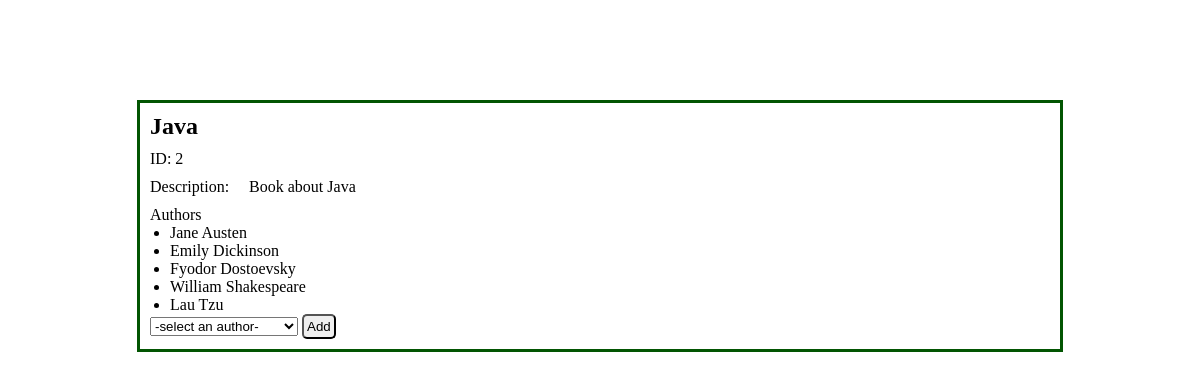
The page /books/2 on the database its author committed.
### books_authors_app/models.py (models this page shows)
class Book(models.Model):
    title = models.CharField(max_length=255)
    desc = models.TextField()
    created_at = models.DateTimeField(auto_now_add=True)
    updated_at = models.DateTimeField(auto_now=True)

class Author(models.Model):
    first_name = models.CharField(max_length=45)
    last_name = models.CharField(max_length=45)
    notes = models.TextField()
    books = models.ManyToManyField(Book, related_name="authors")
    created_at = models.DateTimeField(auto_now_add=True)
    updated_at = models.DateTimeField(auto_now=True)

### books_authors_app/views.py (the view)
# urls.py: path('books/<int:book_id>', views.view_book),
def view_book(request, book_id):
    context = {
        "this_book": Book.objects.get(id = book_id),
        "all_the_authors": Author.objects.all()
    }
    return render(request, "view_book.html", context)

### books_authors_app/templates/view_book.html (shortened to what this page needs)
<!DOCTYPE html>
<html lang="en">
    <head>
        {% load static %}
        <link rel="stylesheet" href="{% static 'css/view_book.css' %}">
    </head>
    <body>
        <div id="wrapper">
            <h2>{{this_book.title}}</h2>
            <p id="id">ID: {{this_book.id}}</p>
            <div id="desc">
                <p>Description:</p>
                <p id="book_desc">{{this_book.desc}}</p>
            </div>
            <p>Authors</p>
            <ul>
                {% for author in this_book.authors.all %}
                <li>{{author.first_name}} {{author.last_name}}</li>
                {% endfor %}
            </ul>
            <form action="/add_author" method="POST">
                <select name="author_id">
                    <option value = "">-select an author-</option>
                </select>
                <button type="submit">Add</button>
            </form>
        </div>
    </body>
</html>

### books_authors_app/static/css/view_book.css (style rules this page uses)
* { margin: 0; padding: 0; }
#wrapper { width: 900px; margin: 100px auto; padding: 10px; border: 3px solid rgb(2, 85, 2); }
#id { margin: 10px 0px; }
#desc { display: flex; }
#book_desc, #author_notes { margin: 0px 0px 10px 20px; }
li { margin-left: 20px; }
button { padding: 3px; border-radius: 5px; }

### rows shown on the page
Book: title "Java", id "2", desc "Book about Java"
Author: first_name "Jane", last_name "Austen"
Author: first_name "Emily", last_name "Dickinson"
Author: first_name "Fyodor", last_name "Dostoevsky"
Author: first_name "William", last_name "Shakespeare"
Author: first_name "Lau", last_name "Tzu"
